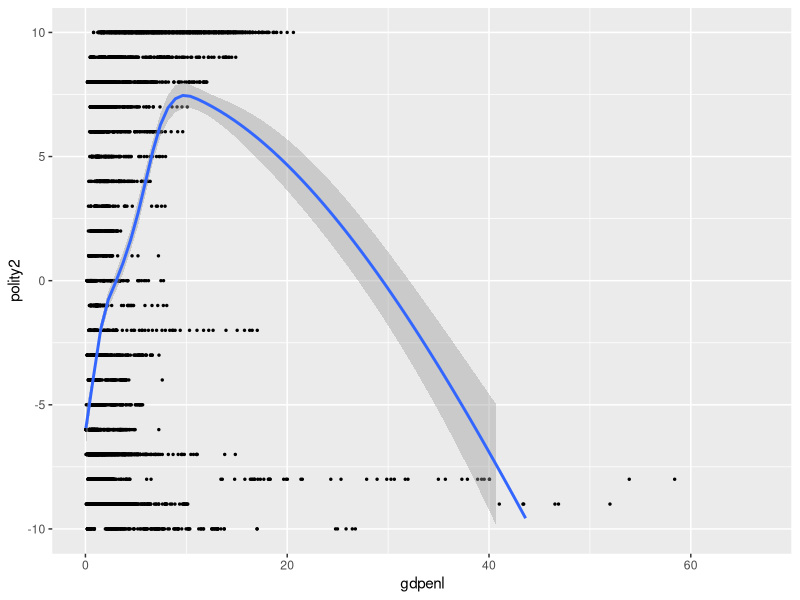

Write the R code that produced this figure.
## ---- chunk 1
library(tidyverse)
civilwar <- read_csv("civilwar.csv")

civilwar |>
  filter(gdpenl > 0) |>
  ggplot(aes(x = gdpenl, y = polity2)) +
  geom_point(size = 0.5) +
  geom_smooth() +
  ylim(-10, 10)
